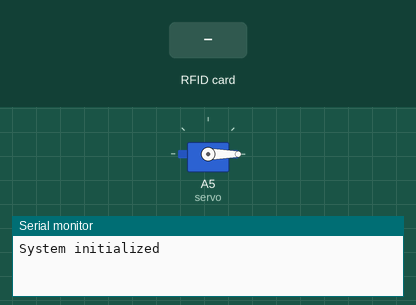
Bench run of a sketch on a simulated Arduino Uno, built with avr-gcc and run on an emulated ATmega328P. Parts: servo, the last lines printed to the serial monitor. The test bench sets the inputs (shaded band).

Above: at 1.2 s.
1.3 s: RFID card 63 E5 9D 43 held to the reader
At 5.51 s:
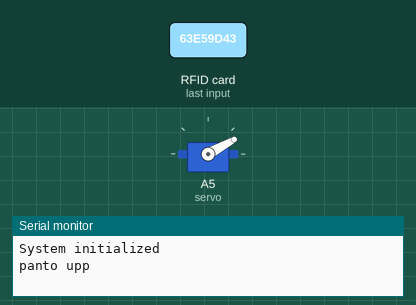
At 7.1 s:
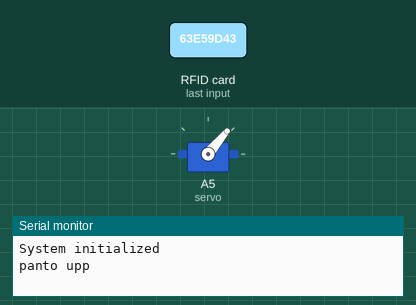
Timing chart, 0 to 8.6 s (numbered marks = the images above; inputs shaded):
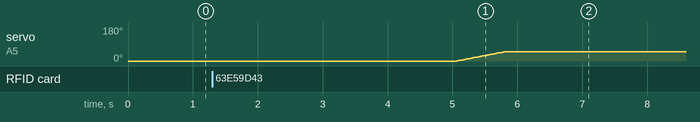

Measured:
- after the input at 1.3 s, servo on A5 (servo): moves from 0° to 50° over 0.75 s, starting after 3.8 s

The sketch:

rfid_code.ino
```cpp
#include <SPI.h>
#include <PN532_SPI.h>
#include <PN532.h>
#include <NfcAdapter.h>
#include <Servo.h>
PN532_SPI interface(SPI, 10); // create a PN532 SPI interface with the SPI CS terminal located at digital pin 10
NfcAdapter nfc = NfcAdapter(interface); // create an NFC adapter object
String tagId = "None";
int flag=1;
Servo servo;
int pos = 0;

void setup()
{
 Serial.begin(9600);
 Serial.println("System initialized");
 nfc.begin();
 servo.attach(A5);
 servo.write(0);
}

void loop()
{
 readNFC();
}

void readNFC()
{
 if (nfc.tagPresent())
 {
  NfcTag tag = nfc.read();
  tag.print();
  tagId = tag.getUidString();
  String idu="63 E5 9D 43";
  String idd="73 D0 42 43";
  if (flag==1&&idu==tagId)
  {
   Serial.println("panto upp");
   flag=0;
   for (pos = 0; pos <= 50; pos += 1) {
    servo.write(pos);
    delay(15);
  }
  }
  else if (flag==0&&idd==tagId) {
   Serial.println("panto Down");
   flag=1;
   for(pos = 50; pos >= 0; pos -= 1 ){
     servo.write(pos);
     delay(15);
   }
   }

 }
 delay(5000);
}
```
